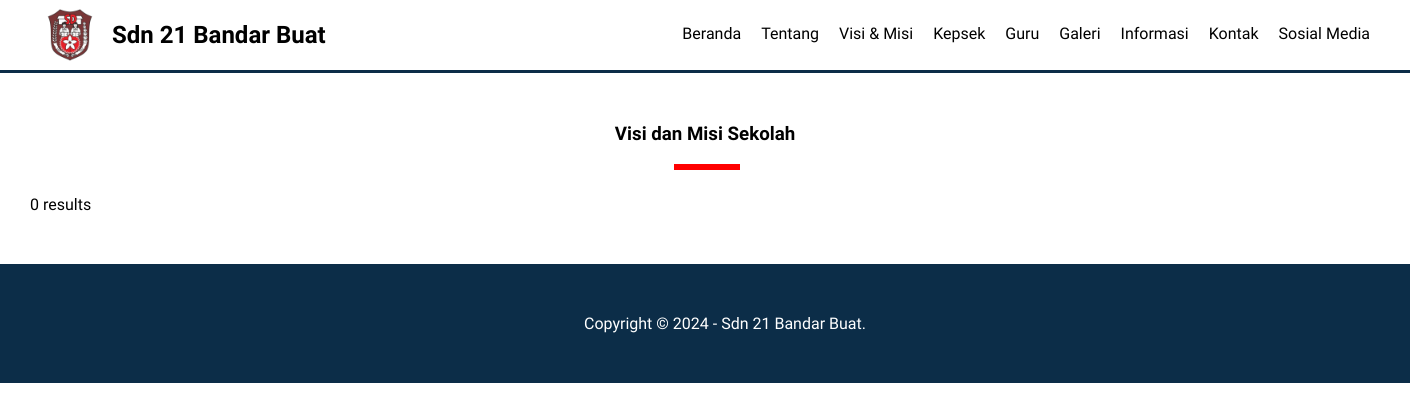
The app's page /visi-misi.php, older data.
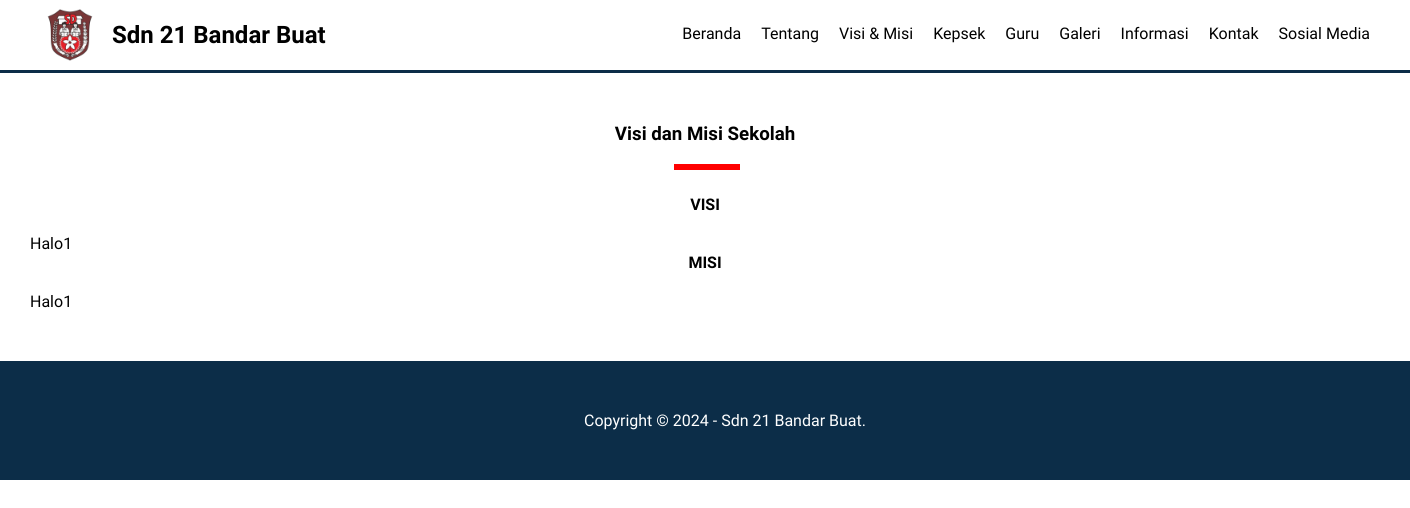
The same page, newer data.
### tables this page shows
CREATE TABLE `visimisi` (
  `id_visimisi` int NOT NULL,
  `visi` text NOT NULL,
  `misi` text NOT NULL
);

### visi-misi.php (the view, shortened to what this page needs)
<?php include 'header.php'; ?>
<div class="section" style="background-color: white;">
    <div class="container">
        <h3 class="text-center">Visi dan Misi Sekolah</h3>
        <?php
       	include 'koneksi.php';
        $sql = "SELECT visi, misi FROM visimisi LIMIT 1";
        $result = $conn->query($sql);
        if ($result->num_rows > 0) {
            while ($row = $result->fetch_assoc()) {
                echo '<div class="visi-misi">';
                echo '<h4 class="text-center">VISI</h4>';
                echo '<p>' . $row["visi"] . '</p>';
                echo '<h4 class="text-center">MISI</h4>';
                echo '<p>' . $row["misi"] . '</p>';
                echo '</div>';
            }
        } else {
            echo "0 results";
        }
        ?>
    </div>
</div>
<?php include 'footer.php'; ?>

Row changes from the older to the newer data that the page shows:
added visimisi: visi "Halo1", misi "Halo1"
Text that changed along with them:
text no longer shown: "0 results"
